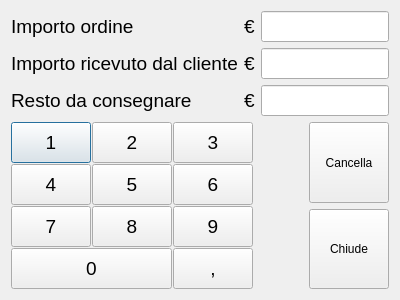
<?xml version="1.0" encoding="UTF-8"?>
<ui version="4.0">
 <class>RestoDlg</class>
 <widget class="QDialog" name="RestoDlg">
  <property name="geometry">
   <rect>
    <x>0</x>
    <y>0</y>
    <width>400</width>
    <height>300</height>
   </rect>
  </property>
  <property name="windowTitle">
   <string>Calcolo resto</string>
  </property>
  <property name="styleSheet">
   <string notr="true"/>
  </property>
  <layout class="QVBoxLayout" name="verticalLayout_2">
   <item>
    <layout class="QGridLayout" name="gridLayout_2">
     <item row="0" column="0">
      <widget class="QLabel" name="label">
       <property name="font">
        <font>
         <pointsize>14</pointsize>
        </font>
       </property>
       <property name="text">
        <string>Importo ordine</string>
       </property>
      </widget>
     </item>
     <item row="0" column="1">
      <widget class="QLabel" name="label_4">
       <property name="font">
        <font>
         <pointsize>14</pointsize>
        </font>
       </property>
       <property name="text">
        <string>€</string>
       </property>
      </widget>
     </item>
     <item row="0" column="2">
      <widget class="QLineEdit" name="importoTxt">
       <property name="font">
        <font>
         <pointsize>14</pointsize>
        </font>
       </property>
       <property name="alignment">
        <set>Qt::AlignRight|Qt::AlignTrailing|Qt::AlignVCenter</set>
       </property>
       <property name="readOnly">
        <bool>true</bool>
       </property>
      </widget>
     </item>
     <item row="1" column="0">
      <widget class="QLabel" name="label_2">
       <property name="font">
        <font>
         <pointsize>14</pointsize>
        </font>
       </property>
       <property name="text">
        <string>Importo ricevuto dal cliente</string>
       </property>
      </widget>
     </item>
     <item row="1" column="1">
      <widget class="QLabel" name="label_5">
       <property name="font">
        <font>
         <pointsize>14</pointsize>
        </font>
       </property>
       <property name="text">
        <string>€</string>
       </property>
      </widget>
     </item>
     <item row="1" column="2">
      <widget class="QLineEdit" name="importoRicevutoTxt">
       <property name="font">
        <font>
         <pointsize>14</pointsize>
        </font>
       </property>
       <property name="alignment">
        <set>Qt::AlignRight|Qt::AlignTrailing|Qt::AlignVCenter</set>
       </property>
       <property name="readOnly">
        <bool>true</bool>
       </property>
      </widget>
     </item>
     <item row="2" column="0">
      <widget class="QLabel" name="label_3">
       <property name="font">
        <font>
         <pointsize>14</pointsize>
        </font>
       </property>
       <property name="text">
        <string>Resto da consegnare</string>
       </property>
      </widget>
     </item>
     <item row="2" column="1">
      <widget class="QLabel" name="label_6">
       <property name="font">
        <font>
         <pointsize>14</pointsize>
        </font>
       </property>
       <property name="text">
        <string>€</string>
       </property>
      </widget>
     </item>
     <item row="2" column="2">
      <widget class="QLineEdit" name="restoCalcolatoTxt">
       <property name="font">
        <font>
         <pointsize>14</pointsize>
         <weight>75</weight>
         <bold>true</bold>
        </font>
       </property>
       <property name="alignment">
        <set>Qt::AlignRight|Qt::AlignTrailing|Qt::AlignVCenter</set>
       </property>
       <property name="readOnly">
        <bool>true</bool>
       </property>
      </widget>
     </item>
    </layout>
   </item>
   <item>
    <layout class="QHBoxLayout" name="horizontalLayout">
     <item>
      <layout class="QGridLayout" name="gridLayout">
       <property name="spacing">
        <number>1</number>
       </property>
       <item row="0" column="0">
        <widget class="QPushButton" name="tasto1Btn">
         <property name="sizePolicy">
          <sizepolicy hsizetype="Minimum" vsizetype="Expanding">
           <horstretch>0</horstretch>
           <verstretch>0</verstretch>
          </sizepolicy>
         </property>
         <property name="font">
          <font>
           <pointsize>14</pointsize>
          </font>
         </property>
         <property name="text">
          <string>1</string>
         </property>
        </widget>
       </item>
       <item row="1" column="1">
        <widget class="QPushButton" name="tasto5Btn">
         <property name="sizePolicy">
          <sizepolicy hsizetype="Minimum" vsizetype="Expanding">
           <horstretch>0</horstretch>
           <verstretch>0</verstretch>
          </sizepolicy>
         </property>
         <property name="font">
          <font>
           <pointsize>14</pointsize>
          </font>
         </property>
         <property name="text">
          <string>5</string>
         </property>
        </widget>
       </item>
       <item row="1" column="2">
        <widget class="QPushButton" name="tasto6Btn">
         <property name="sizePolicy">
          <sizepolicy hsizetype="Minimum" vsizetype="Expanding">
           <horstretch>0</horstretch>
           <verstretch>0</verstretch>
          </sizepolicy>
         </property>
         <property name="font">
          <font>
           <pointsize>14</pointsize>
          </font>
         </property>
         <property name="text">
          <string>6</string>
         </property>
        </widget>
       </item>
       <item row="3" column="0" colspan="2">
        <widget class="QPushButton" name="tasto0Btn">
         <property name="sizePolicy">
          <sizepolicy hsizetype="Minimum" vsizetype="Expanding">
           <horstretch>0</horstretch>
           <verstretch>0</verstretch>
          </sizepolicy>
         </property>
         <property name="font">
          <font>
           <pointsize>14</pointsize>
          </font>
         </property>
         <property name="text">
          <string>0</string>
         </property>
        </widget>
       </item>
       <item row="0" column="2">
        <widget class="QPushButton" name="tasto3Btn">
         <property name="sizePolicy">
          <sizepolicy hsizetype="Minimum" vsizetype="Expanding">
           <horstretch>0</horstretch>
           <verstretch>0</verstretch>
          </sizepolicy>
         </property>
         <property name="font">
          <font>
           <pointsize>14</pointsize>
          </font>
         </property>
         <property name="text">
          <string>3</string>
         </property>
        </widget>
       </item>
       <item row="3" column="2">
        <widget class="QPushButton" name="tastoVirgolaBtn">
         <property name="sizePolicy">
          <sizepolicy hsizetype="Minimum" vsizetype="Expanding">
           <horstretch>0</horstretch>
           <verstretch>0</verstretch>
          </sizepolicy>
         </property>
         <property name="font">
          <font>
           <pointsize>14</pointsize>
          </font>
         </property>
         <property name="text">
          <string>,</string>
         </property>
        </widget>
       </item>
       <item row="2" column="0">
        <widget class="QPushButton" name="tasto7Btn">
         <property name="sizePolicy">
          <sizepolicy hsizetype="Minimum" vsizetype="Expanding">
           <horstretch>0</horstretch>
           <verstretch>0</verstretch>
          </sizepolicy>
         </property>
         <property name="font">
          <font>
           <pointsize>14</pointsize>
          </font>
         </property>
         <property name="text">
          <string>7</string>
         </property>
        </widget>
       </item>
       <item row="0" column="1">
        <widget class="QPushButton" name="tasto2Btn">
         <property name="sizePolicy">
          <sizepolicy hsizetype="Minimum" vsizetype="Expanding">
           <horstretch>0</horstretch>
           <verstretch>0</verstretch>
          </sizepolicy>
         </property>
         <property name="font">
          <font>
           <pointsize>14</pointsize>
          </font>
         </property>
         <property name="text">
          <string>2</string>
         </property>
        </widget>
       </item>
       <item row="2" column="2">
        <widget class="QPushButton" name="tasto9Btn">
         <property name="sizePolicy">
          <sizepolicy hsizetype="Minimum" vsizetype="Expanding">
           <horstretch>0</horstretch>
           <verstretch>0</verstretch>
          </sizepolicy>
         </property>
         <property name="font">
          <font>
           <pointsize>14</pointsize>
          </font>
         </property>
         <property name="text">
          <string>9</string>
         </property>
        </widget>
       </item>
       <item row="1" column="0">
        <widget class="QPushButton" name="tasto4Btn">
         <property name="sizePolicy">
          <sizepolicy hsizetype="Minimum" vsizetype="Expanding">
           <horstretch>0</horstretch>
           <verstretch>0</verstretch>
          </sizepolicy>
         </property>
         <property name="font">
          <font>
           <pointsize>14</pointsize>
          </font>
         </property>
         <property name="text">
          <string>4</string>
         </property>
        </widget>
       </item>
       <item row="2" column="1">
        <widget class="QPushButton" name="tasto8Btn">
         <property name="sizePolicy">
          <sizepolicy hsizetype="Minimum" vsizetype="Expanding">
           <horstretch>0</horstretch>
           <verstretch>0</verstretch>
          </sizepolicy>
         </property>
         <property name="font">
          <font>
           <pointsize>14</pointsize>
          </font>
         </property>
         <property name="text">
          <string>8</string>
         </property>
        </widget>
       </item>
      </layout>
     </item>
     <item>
      <spacer name="horizontalSpacer">
       <property name="orientation">
        <enum>Qt::Horizontal</enum>
       </property>
       <property name="sizeHint" stdset="0">
        <size>
         <width>40</width>
         <height>20</height>
        </size>
       </property>
      </spacer>
     </item>
     <item>
      <layout class="QVBoxLayout" name="verticalLayout">
       <item>
        <widget class="QPushButton" name="cancellaBtn">
         <property name="sizePolicy">
          <sizepolicy hsizetype="Minimum" vsizetype="Expanding">
           <horstretch>0</horstretch>
           <verstretch>0</verstretch>
          </sizepolicy>
         </property>
         <property name="minimumSize">
          <size>
           <width>0</width>
           <height>0</height>
          </size>
         </property>
         <property name="maximumSize">
          <size>
           <width>100</width>
           <height>100</height>
          </size>
         </property>
         <property name="text">
          <string>Cancella</string>
         </property>
        </widget>
       </item>
       <item>
        <widget class="QPushButton" name="chiudeBtn">
         <property name="sizePolicy">
          <sizepolicy hsizetype="Minimum" vsizetype="Expanding">
           <horstretch>0</horstretch>
           <verstretch>0</verstretch>
          </sizepolicy>
         </property>
         <property name="minimumSize">
          <size>
           <width>0</width>
           <height>0</height>
          </size>
         </property>
         <property name="maximumSize">
          <size>
           <width>100</width>
           <height>100</height>
          </size>
         </property>
         <property name="text">
          <string>Chiude</string>
         </property>
        </widget>
       </item>
      </layout>
     </item>
    </layout>
   </item>
  </layout>
 </widget>
 <resources/>
 <connections>
  <connection>
   <sender>cancellaBtn</sender>
   <signal>clicked()</signal>
   <receiver>importoRicevutoTxt</receiver>
   <slot>clear()</slot>
   <hints>
    <hint type="sourcelabel">
     <x>360</x>
     <y>120</y>
    </hint>
    <hint type="destinationlabel">
     <x>289</x>
     <y>41</y>
    </hint>
   </hints>
  </connection>
  <connection>
   <sender>chiudeBtn</sender>
   <signal>clicked()</signal>
   <receiver>RestoDlg</receiver>
   <slot>reject()</slot>
   <hints>
    <hint type="sourcelabel">
     <x>343</x>
     <y>248</y>
    </hint>
    <hint type="destinationlabel">
     <x>288</x>
     <y>269</y>
    </hint>
   </hints>
  </connection>
 </connections>
</ui>
